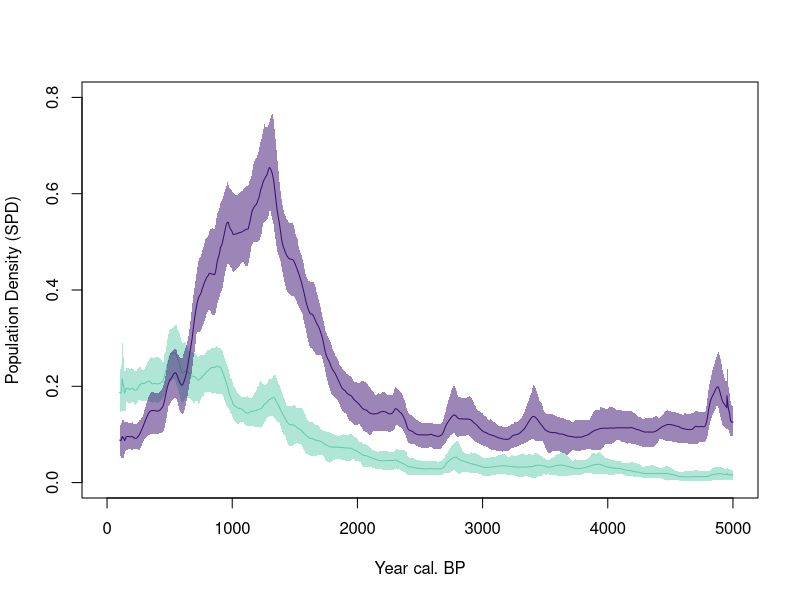
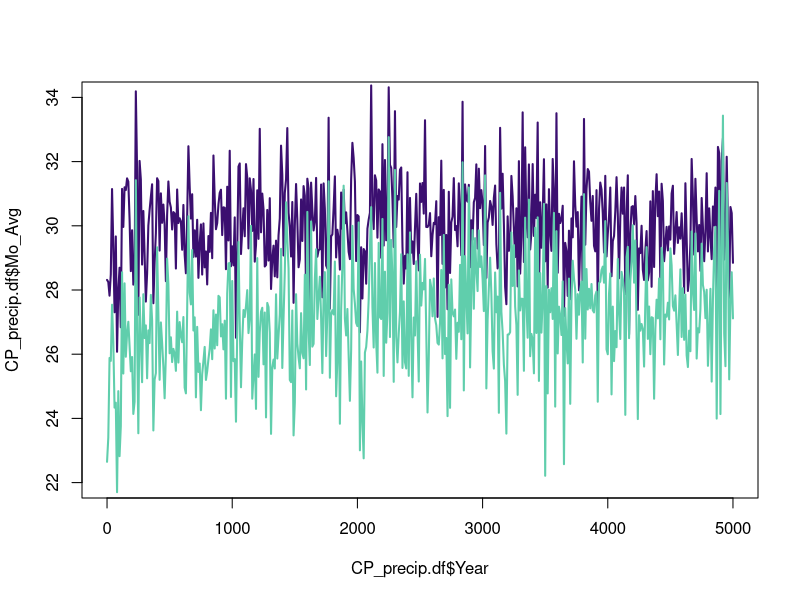
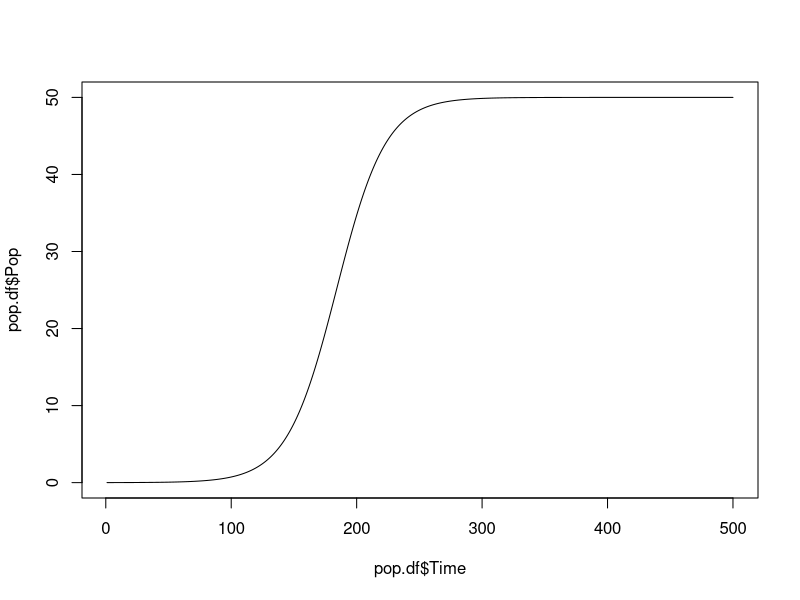
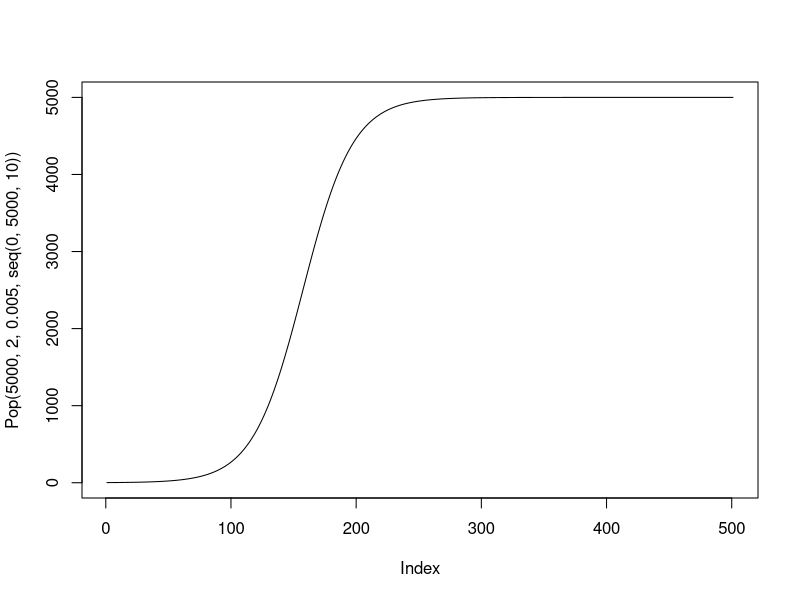
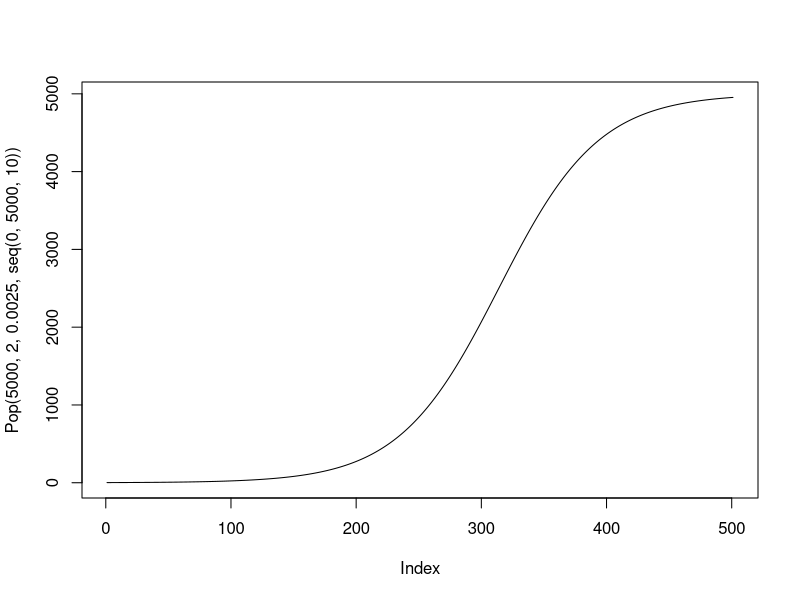

Generate these figures, in order, with R:
## ---- chunk 1
knitr::opts_chunk$set(echo = TRUE)
## ---- chunk 2
library(viridis)
library(scales)
## ---- chunk 3

GB.mc.sum <- read.csv("Basin_bootstrapped_spd.csv")
colnames(GB.mc.sum) <- c("X", "calBP", "SPD_mean", "SPD_lowerCI", "SPD_upperCI")

CP.mc.sum <- read.csv("Plateau_bootstrapped_spd.csv")
colnames(CP.mc.sum) <- c("X", "calBP", "SPD_mean", "SPD_lowerCI", "SPD_upperCI")

CP_precip.df <- read.csv("Plateau_avg_precip_mo.csv")
GB_precip.df <- read.csv("Basin_avg_precip_mo.csv")

## ---- chunk 4

cp.col <- rgb(59, 15, 112, max = 255)#purple
gb.col <- rgb(96,206,172, max = 255)#teal


plot(NA,
     xlim=c(0,5000),
     ylim=c(0,0.8),
     xlab="Year cal. BP",
     ylab="Population Density (SPD)"
)


with(GB.mc.sum,
        lines(SPD_mean~calBP,
             lwd=1,
             col = gb.col)
)

polygon(y=c(GB.mc.sum$SPD_lowerCI, rev(GB.mc.sum$SPD_upperCI)),
        x=c(GB.mc.sum$calBP, rev(GB.mc.sum$calBP)),
        col=alpha(gb.col, alpha=0.5),
        border = NA
        )

with(CP.mc.sum,
        lines(SPD_mean~calBP,
             lwd=1,
             col = cp.col)
)

polygon(y=c(CP.mc.sum$SPD_lowerCI, rev(CP.mc.sum$SPD_upperCI)),
        x=c(CP.mc.sum$calBP, rev(CP.mc.sum$calBP)),
        col=alpha(cp.col, alpha=0.5),
        border = NA
        )

## ---- chunk 5
plot(CP_precip.df$Mo_Avg~CP_precip.df$Year, type = "l", lwd = 2, col = cp.col, ylim = c(22, 34))
lines(GB_precip.df$Mo_Avg~GB_precip.df$Year, lwd = 2, col = gb.col)

## ---- chunk 6

#N = Np * exp(r * (1-(Np / Kp)))
#N = population size at time now
#Np = population size at prior time step
#r = growth rate
#Kp = carrying capacity at prior time step

#Kp = exp(clim * precip + sei)
#clim = the influence / impact of climate on k
#sei = the influence of subsistence economic intensification on k

#sei should be decomposed into a couple of things here as well. 1 = the binary for has it begun yet (0/1 depending on if we have hit the start year) and the amount of sei that has occurred. This could be done in several ways - either as its own growth model so that sei can increase, as a constant that increases each time step after SEI begins, or the third thing Simon & I spoke about (check notes)



N <- 0.005

pop.df <- data.frame()

for (i in 1:500){

pop <- N * exp(0.05 * (1 - (N / 50)))
N <- pop
pop.t <- data.frame(Time = i, Pop = N)
pop.df <- rbind(pop.df, pop.t)
}


plot(pop.df$Pop~pop.df$Time, type = "l")


## ---- chunk 7

Pop <- function(k,p0,r,t){
  (k*p0*exp(r*t)) / (k +(p0*(exp(r*t) - 1)))
}

#k = carrying capacity (we will decompose this to be climate and intensification)
#this is also where we can put the if intensification has begun yet or not
#p0 = population at time 0
#r = population growth rate
#t = current time step



plot(Pop(5000, 2, 0.005, seq(0,5000,10)), type = "l")

plot(Pop(5000, 2, 0.0025, seq(0,5000,10)), type = "l")

